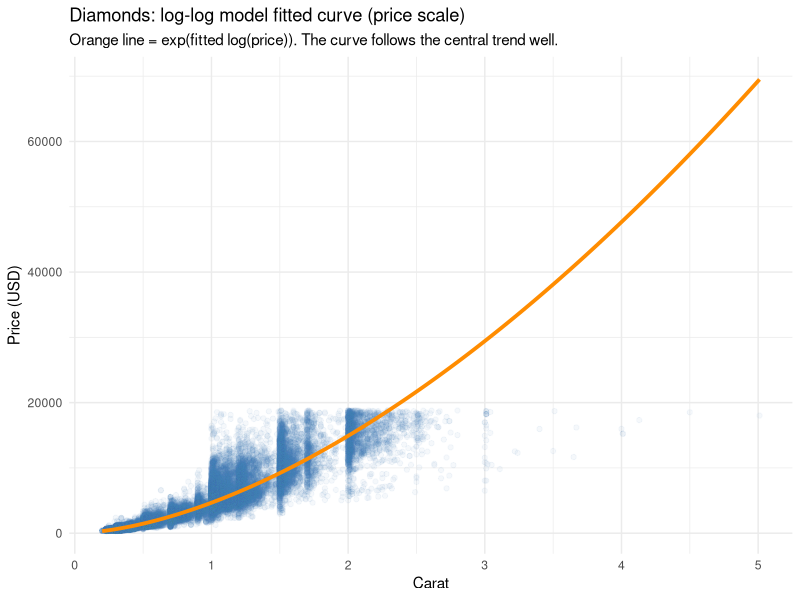
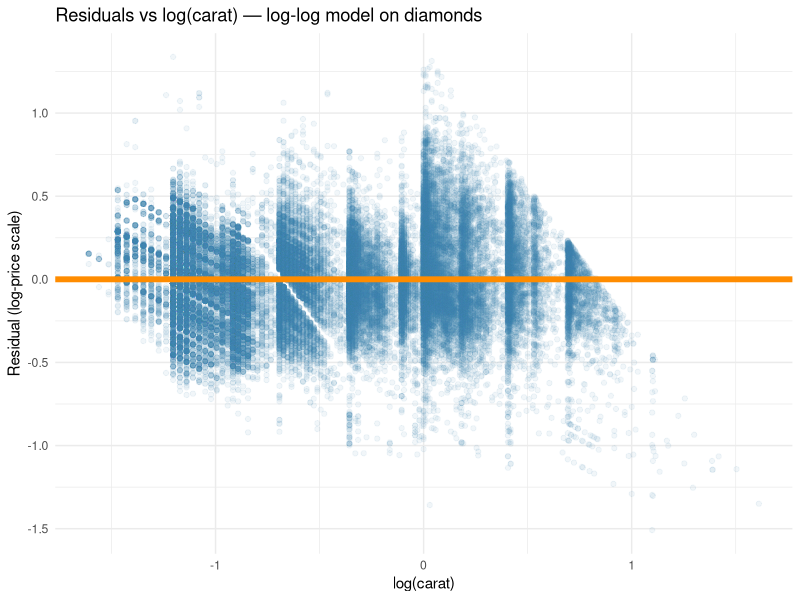
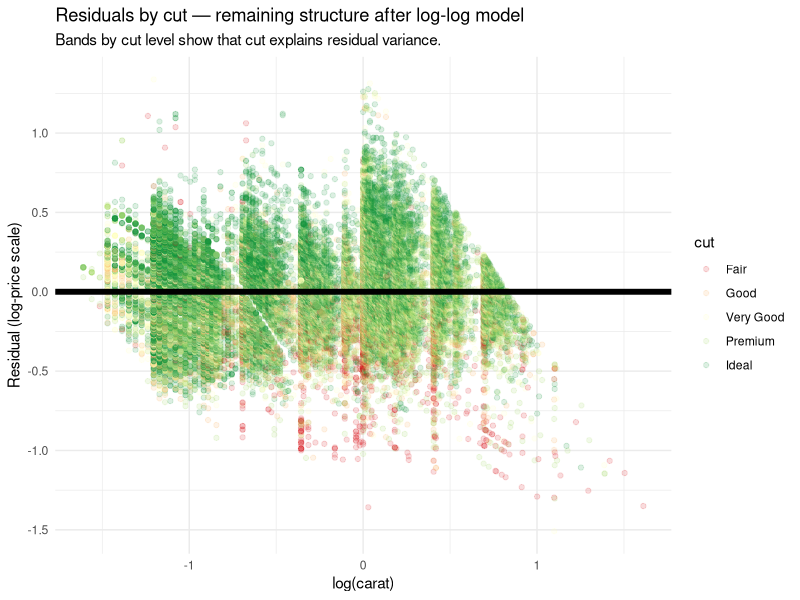

Generate these figures, in order, with R:
## ---- chunk 1
knitr::opts_chunk$set(echo = TRUE, message = FALSE, warning = FALSE)
## ---- chunk 2
library(tidyverse)
library(modelr)
## ---- chunk 3
data("diamonds", package = "ggplot2")
mod_loglog <- lm(log(price) ~ log(carat), data = diamonds)
## ---- chunk 4
grid <- diamonds |>
  data_grid(carat = seq_range(carat, n = 200)) |>
  add_predictions(mod_loglog, var = "log_pred") |>
  mutate(pred = exp(log_pred))

ggplot(diamonds, aes(x = carat, y = price)) +
  geom_point(alpha = 0.05, colour = "steelblue") +
  geom_line(data = grid, aes(y = pred), colour = "darkorange", linewidth = 1.3) +
  labs(
    title    = "Diamonds: log-log model fitted curve (price scale)",
    subtitle = "Orange line = exp(fitted log(price)). The curve follows the central trend well.",
    x        = "Carat",
    y        = "Price (USD)"
  ) +
  theme_minimal()
## ---- chunk 5
diamonds_r <- diamonds |>
  add_residuals(mod_loglog, var = "resid")

ggplot(diamonds_r, aes(x = log(carat), y = resid)) +
  geom_point(alpha = 0.07, colour = "steelblue") +
  geom_ref_line(h = 0, colour = "darkorange") +
  labs(
    title = "Residuals vs log(carat) — log-log model on diamonds",
    x     = "log(carat)",
    y     = "Residual (log-price scale)"
  ) +
  theme_minimal()
## ---- chunk 6
ggplot(diamonds_r, aes(x = log(carat), y = resid, colour = cut)) +
  geom_point(alpha = 0.15) +
  geom_ref_line(h = 0, colour = "black") +
  scale_colour_brewer(palette = "RdYlGn") +
  labs(
    title    = "Residuals by cut — remaining structure after log-log model",
    subtitle = "Bands by cut level show that cut explains residual variance.",
    x        = "log(carat)",
    y        = "Residual (log-price scale)"
  ) +
  theme_minimal()

# The residuals DO cluster by cut: Fair diamonds (red/brown) sit mostly
# below zero, while Ideal diamonds (green) sit above zero.
# This means the carat-only model overestimates price for low-quality cuts
# and underestimates for high-quality cuts — cut must be added to the model.
## ---- chunk 7
diamonds_r |>
  group_by(cut) |>
  summarise(
    mean_resid = mean(resid),
    n          = n()
  ) |>
  arrange(desc(mean_resid))

# Ideal cut has the highest mean residual (positive) — meaning the
# carat-only model underestimates their price on average. Ideal-cut diamonds
# command a quality premium that carat weight cannot capture.
# Fair cut has the most negative mean residual — the model overestimates
# their price because carat-only pricing ignores the quality discount.
